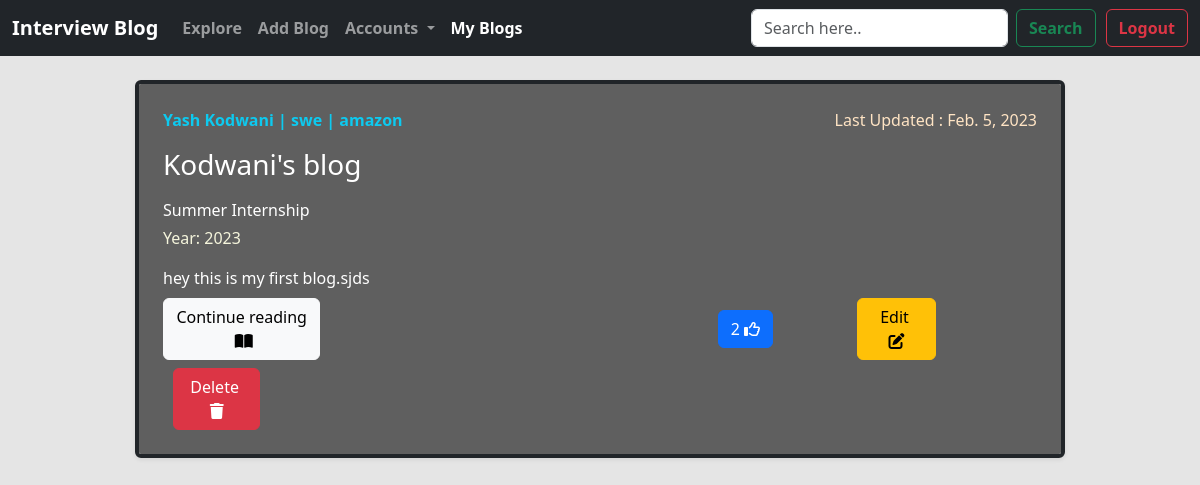
The app's page /myblogs/ (signed in), older data.
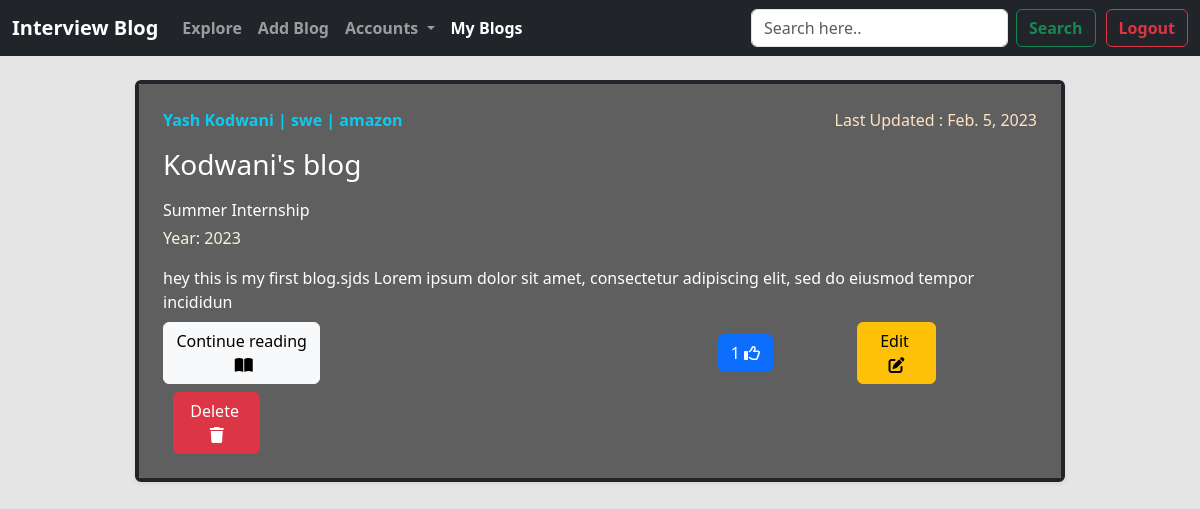
The same page, newer data.
### BlogApp/models.py (models this page shows, shortened)
class BlogPost(models.Model):
    post_id = models.AutoField(primary_key=True)
    blog_title = models.CharField(max_length=100,default="Read my first post")
    blog_content = RichTextField(blank=True, null=True)
    company_name = models.CharField(max_length=50,default="")
    CHOICES = (('Summer Internship','Summer Intership'),('Winter Internship Only','Winter Intership Only'),('Winter Internship & Job','Winter Internship & Job'),('Job Only','Job Only'))
    job_offer_type = models.CharField(max_length=100, choices=CHOICES, default="Job Only")
    job_profile = models.CharField(max_length=50,default="")
    year = models.IntegerField()
    author = models.ForeignKey(User,on_delete=models.CASCADE,blank=True,null=True)
    bookmarks = models.ManyToManyField(User, default=None, blank=True, related_name='bookmarks')
    likes = models.ManyToManyField(User, default=None, blank=True, related_name='likes')
    post_date = models.DateField(auto_now_add=True)

### BlogApp/views.py (the view)
# urls.py: path('myblogs/',views.myblogs, name="myblogs"),
@login_required(login_url='/login')
def myblogs(request):
    author=request.user
    post = BlogPost.objects.filter(author=author)
    return render(request, 'myblogs.html', { 'post': post})

### BlogApp/templates/myblogs.html (shortened to what this page needs)
<!doctype html>
<html lang="en">
<head>
  <link rel="stylesheet" href="https://kit.fontawesome.com/961682fbc2.css">
  <link href="https://cdn.jsdelivr.net/npm/bootstrap@5.3.0-alpha1/dist/css/bootstrap.min.css" rel="stylesheet"
>
</head>
<body>
  <nav class="navbar navbar-expand-lg navbar-dark bg-dark">
    <div class="container-fluid">
      <a class="navbar-brand" href="#" style=" font-weight:bold;">Interview Blog</a>
      <div class="collapse navbar-collapse" id="navbarSupportedContent">
        <ul class="navbar-nav me-auto mb-2 mb-lg-0">
          <li class="nav-item">
            <a class="nav-link " style=" font-weight:bold;" aria-current="page" href="{% url 'home' %}">Explore</a>
          </li>
          <li class="nav-item">
            <a class="nav-link" style=" font-weight:bold;" href="{% url 'addpost' %}">Add Blog</a>
          </li>
          <li class="nav-item dropdown">
            <a class="nav-link dropdown-toggle" style=" font-weight:bold;" href="#" role="button"
              data-bs-toggle="dropdown" aria-expanded="false">
              Accounts
            </a>
          </li>
          <li class="nav-item">
            <a class="nav-link active " style=" font-weight:bold;" href="{% url 'myblogs' %}">My Blogs</a>
          </li>
        </ul>
        <form class="d-flex" role="search" method="get" action="/search">
          <input class="form-control me-2" type="search" placeholder="Search here.." aria-label="Search" name="search"
            id="search">
          <button class="btn btn-outline-success" style=" font-weight:bold;" type="submit">Search</button>
        </form>
        <button class="btn btn-outline-danger" style=" font-weight:bold; margin-left: 10px;" type="submit">
          <a class="nav-link" style=" font-weight:bold;" href="{% url 'logout' %}">Logout</a>
        </button>
      </div>
    </div>
  </nav>
  <section class="vh-100">
    <div style="height: auto;">
      <div class="container my-4">
        {% for i in post %}
        <div class="col-md-10 offset-md-1">
          <div class="row g-0 border border-dark border-4 rounded overflow-hidden flex-md-row mb-5 shadow-sm h-md-250 position-relative">
            <div class="col p-4 d-flex flex-column position-static " style="background:rgb(95, 95, 95) ;">
              <div class="d-flex justify-content-between">
                <strong class="d-inline-block mb-2 text-info">{{i.author.first_name}} {{i.author.last_name}} | {{i.job_profile}} | {{i.company_name}}</strong><p style="color: bisque;">Last Updated : {{i.post_date}}</p>
              </div>
              <h3 class="mb-3 cw">{{i.blog_title}}</h3>
              <p class="card-text mb-1 cw">{{i.job_offer_type}}</p>
              <div class="mb-3" style="color:beige">Year: {{i.year}}</div>
                        <span class="cw">{{i.blog_content|safe|slice:120}}</span>
              <span>
                <a href="/viewpost/{{i.post_id}}" class=" btn btn-light mt-2" role="button"
                  style="width: 18%;">Continue reading &nbsp;<i class="fa-solid fa-book-open"></i></a>
                <button type="button" class="btn btn-primary mt-2" style="margin-left: 45%;">{{i.likes.count}}
                  <i class="fa-regular fa-thumbs-up"></i></button>
                <a href="/editpost/{{i.post_id}}" class=" btn btn-warning mt-2" style=" width: 9%;margin-left: 80px;"
                  role="button">Edit&nbsp; <i class="fa-solid fa-pen-to-square"></i></a>
                <a href="/deletepost/{{i.post_id}}" class=" btn btn-danger mt-2" role="button"
                  style="width: 10%; margin-left:10px">Delete&nbsp; <i class="fa-solid fa-trash"></i></a>
              </span>
            </div>
          </div>
        </div>
        {% endfor %}
      </div>
    </div>
  </section>
</body>
</html>

Row changes from the older to the newer data that the page shows:
changed BlogPost "Kodwani's blog": blog_content "hey this is my first blog.sjds" → "hey this is my first blog.sjds Lorem ipsum dolor sit amet, consectetur adipiscing elit, sed do eiusmod tempor incididun"; likes.count "2" → "1"
